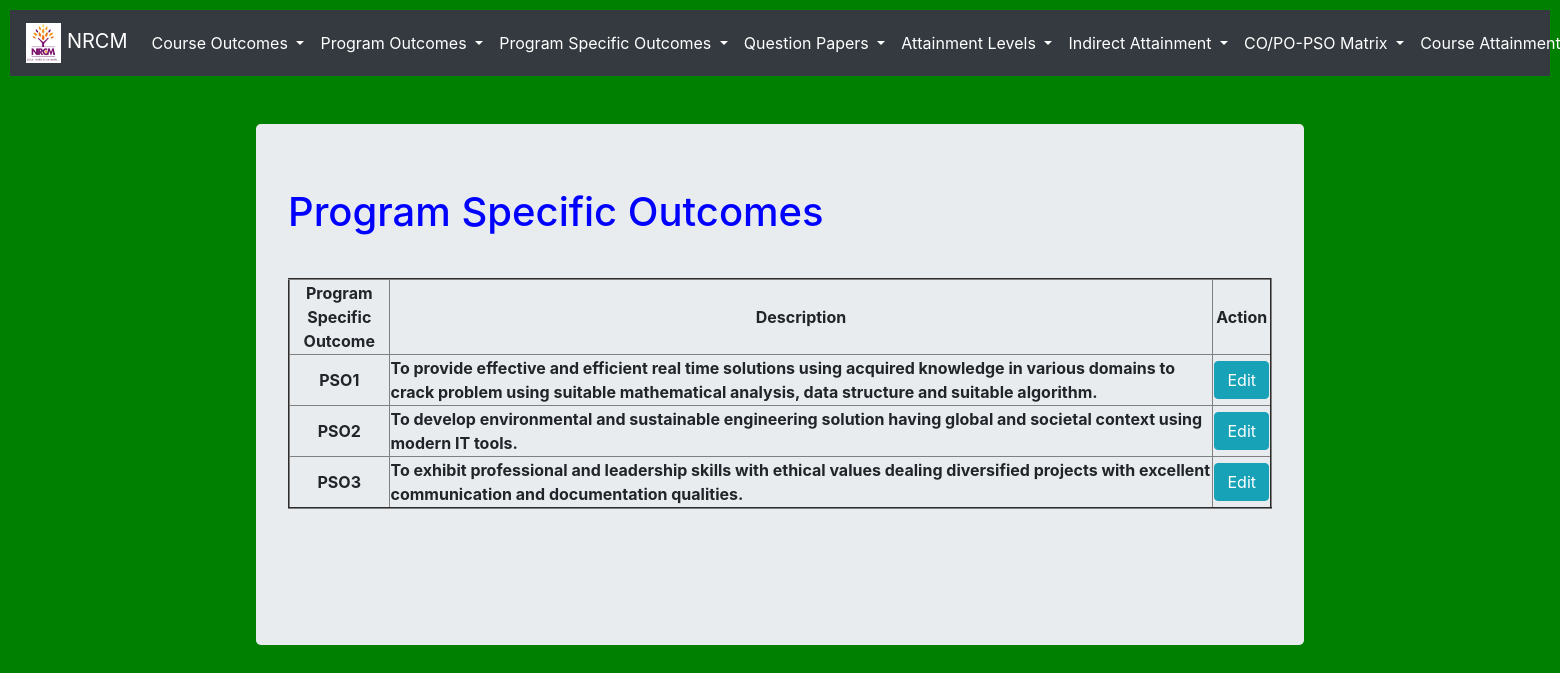
Page /view_pso on the committed database.
### testApp/models.py (models this page shows, shortened)
class PSO(models.Model):
    pso = models.CharField(max_length=500)
    description = models.CharField(max_length=500)

### testApp/views.py (the view)
# urls.py: path('view_pso', views.view_pso, name='view_pso'),
def view_pso(request):
    psos = PSO.objects.all()
    return render (request, 'testApp/view_pso.html', locals())

### templates/testApp/view_pso.html (shortened to what this page needs)
<!DOCTYPE html>
{%extends 'testApp/base.html'%}
{%load static%}
{%block content%}
<link rel="stylesheet" href="{% static 'css/course_attainment_style.css' %}">
<div class="container" align=left style="width:70%">
  <div class="jumbotron">
    <h1 style = "color: blue; padding-bottom: 10px;">Program Specific Outcomes</h1><br>
    <form  method="post"> {%csrf_token%}
      <table border=2 style="width:100%" style="">
        <tr>
          <th>Program Specific Outcome</th>
          <th>Description</th>
          <th colspan="2">Action</th>
        </tr>
        {%for i in psos%}
        <tr>
          <th style="text-align: center; width: 100px; height:50px;">{{i.pso}}</th>
          <th style="text-align: left;">{{i.description}}</th>
          <th> <a href="{%url 'edit_pso' i.id %}" class="btn btn-info">Edit</a> </th>
        </tr>
        {%endfor%}
      </table><br>
      <br><br>
    </form>
  </div>
</div>
{%endblock%}

### static/testApp/css/course_attainment_style.css (style rules this page uses)
body { background: green; }
td, th { text-align: center; }

### rows in the picture
PSO: pso "PSO1", description "To provide effective and efficient real time solutions using acquired knowledge in various domains to crack problem using suitable mathematical analysis, data structure and suitable algorithm."
PSO: pso "PSO2", description "To develop environmental and sustainable engineering solution having global and societal context using modern IT tools."
PSO: pso "PSO3", description "To exhibit professional and leadership skills with ethical values dealing diversified projects with excellent communication and documentation qualities."
